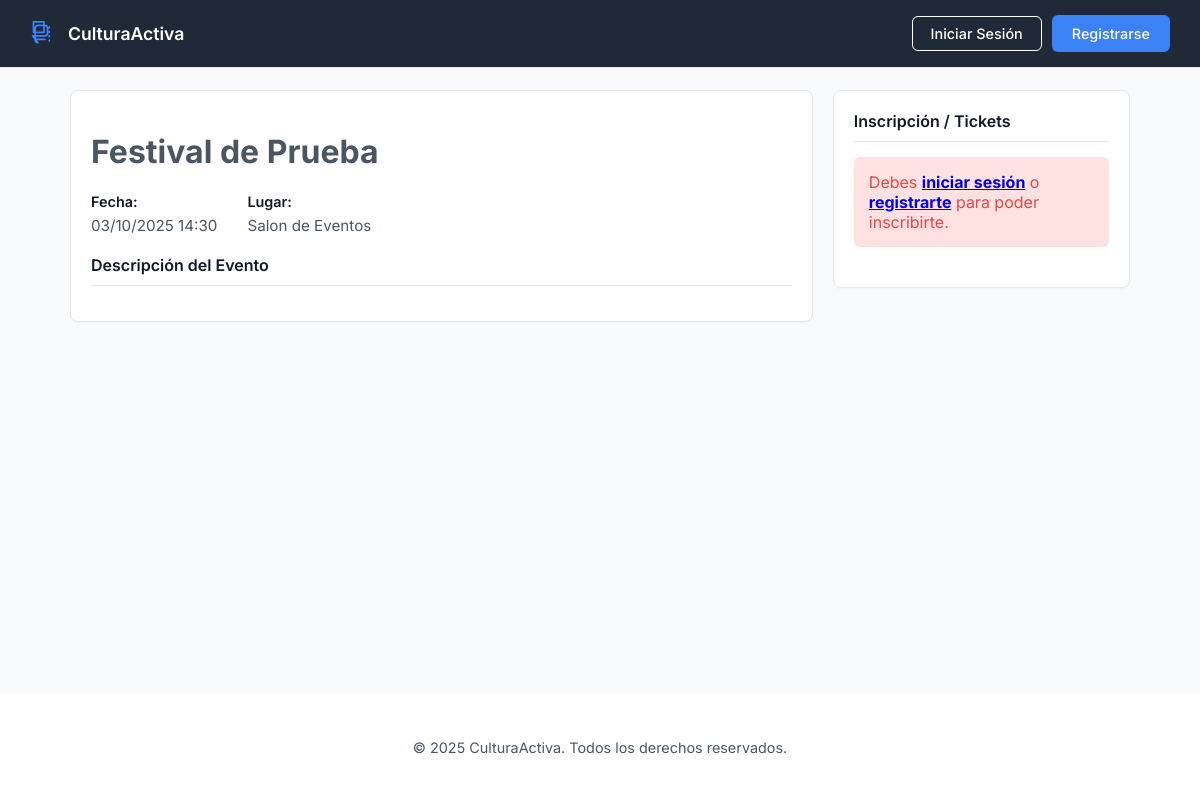
/evento_publico.php?id=1, run on the app's committed database.
### tables this page shows
CREATE TABLE `eventos` (
  `id_evento` int(11) NOT NULL,
  `nombre` varchar(255) NOT NULL,
  `descripcion` text DEFAULT NULL,
  `fecha_evento` datetime NOT NULL,
  `lugar` varchar(255) NOT NULL,
  `id_organizador` int(11) DEFAULT NULL,
  `fecha_publicacion` timestamp NOT NULL DEFAULT current_timestamp(),
  `estado` varchar(50) DEFAULT 'Borrador',
  `capacidad` int(11) DEFAULT 500,
  `visibilidad` varchar(50) DEFAULT 'Público'
);

### evento_publico.php (the view, shortened to what this page needs)
<?php
require 'includes/db_connection.php';
$id_evento = $_GET['id'] ?? null;
$stmt = $pdo->prepare("SELECT * FROM eventos WHERE id_evento = ? AND estado = 'Publicado'");
$stmt->execute([$id_evento]);
$evento = $stmt->fetch();
$stmt_tipos = $pdo->prepare("SELECT * FROM tipos_ticket WHERE id_evento = ? ORDER BY precio");
$stmt_tipos->execute([$id_evento]);
$tipos_ticket = $stmt_tipos->fetchAll();
include 'includes_public/header.php';
?>
<div class="detalle-grid">
    <div class="card">
        <div class="card-body">
            <h1><?php echo htmlspecialchars($evento['nombre']); ?></h1>
            <div class="detalle-fechas">
                <div>
                    <strong>Fecha:</strong>
                    <span><?php echo date('d/m/Y H:i', strtotime($evento['fecha_evento'])); ?></span>
                </div>
                <div>
                    <strong>Lugar:</strong>
                    <span><?php echo htmlspecialchars($evento['lugar']); ?></span>
                </div>
            </div>
            <h4>Descripción del Evento</h4>
        </div>
    </div>
    <div class="card">
        <div class="card-body">
            <h4>Inscripción / Tickets</h4>
            <?php if (isset($_SESSION['user_id'])): ?>
                <?php if (count($tipos_ticket) > 0): ?>
                    <form action="proceso_compra.php" method="POST">
                        <input type="hidden" name="id_evento" value="<?php echo $evento['id_evento']; ?>">
                        <div class="form-group">
                            <label for="id_tipo_ticket">Selecciona tu entrada:</label>
                            <select id="id_tipo_ticket" name="id_tipo_ticket" class="form-control" required>
                                <?php foreach ($tipos_ticket as $tipo): ?>
                                    <option value="<?php echo $tipo['id_tipo_ticket']; ?>">
                                        <?php echo htmlspecialchars($tipo['nombre']); ?>
                                        ($<?php echo number_format($tipo['precio'], 2); ?>)
                                    </option>
                                <?php endforeach; ?>
                            </select>
                        </div>
                        <button type="submit" class="btn btn-primary" style="width: 100%;">Inscribirme / Comprar</button>
                    </form>
                <?php else: ?>
                    <p>Las inscripciones para este evento no están disponibles.</p>
                <?php endif; ?>
            <?php else: ?>
                <div class="alert alert-danger">
                    Debes <a href="login.php?redirect=evento_publico.php?id=<?php echo $id_evento; ?>"><b>iniciar sesión</b></a> o <a href="register.php"><b>registrarte</b></a> para poder inscribirte.
                </div>
            <?php endif; ?>
        </div>
    </div>
</div>
<?php include 'includes_public/footer.php'; ?>

### public/css/style.css (style rules this page uses)
:root { --primary-blue: #3B82F6; --primary-light-blue: #EFF6FF; --dark-blue-grey: #1F2937; --background-body: #F9FAFB; --card-bg: #FFFFFF; --border-light: #E5E7EB; --text-title: #111827; --text-body: #4B5563; --text-muted: #9CA3AF; --success-green: #10B981; --success-bg: #D1FAE5; --danger-red: #EF4444; --danger-bg: #FEE2E2; --warning-orange: #F59E0B; --warning-bg: #FFFBEB; --info-purple: #8B5CF6; --info-bg: #EDE9FE; }
body, html { margin: 0; padding: 0; font-family: 'Inter', -apple-system, BlinkMacSystemFont, "Segoe UI", Roboto, "Helvetica Neue", Arial, sans-serif; background-color: var(--background-body); color: var(--text-body); }
* { box-sizing: border-box; }
body { padding-top: 60px; padding-left: 240px; }
body.public-page { padding-top: 0; padding-left: 0; display: flex; flex-direction: column; min-height: 100vh; }
.card { background-color: var(--card-bg); border-radius: 8px; border: 1px solid var(--border-light); box-shadow: 0 1px 3px rgba(0, 0, 0, 0.03); margin-bottom: 20px; }
.card-body { padding: 20px; }
.card-body h3, .card-body h4 { margin-top: 0; margin-bottom: 15px; color: var(--text-title); font-weight: 600; }
.alert { padding: 15px; margin-bottom: 20px; border-radius: 6px; }
.alert-danger { background-color: var(--danger-bg); color: var(--danger-red); }
.detalle-grid { display: grid; grid-template-columns: 2.5fr 1fr; gap: 20px; align-items: flex-start; }
.detalle-grid p, .detalle-grid span { color: var(--text-body); font-size: 0.95rem; }
.detalle-grid h4 { border-bottom: 1px solid var(--border-light); padding-bottom: 10px; margin-bottom: 15px; }
.detalle-grid strong { display: block; margin-bottom: 5px; color: var(--text-title); font-weight: 600; font-size: 0.9rem; }
.detalle-fechas { display: flex; gap: 30px; margin: 20px 0; }

### data on the page
eventos: nombre "Festival de Prueba", fecha_evento "03/10/2025 14:30", lugar "Salon de Eventos"
